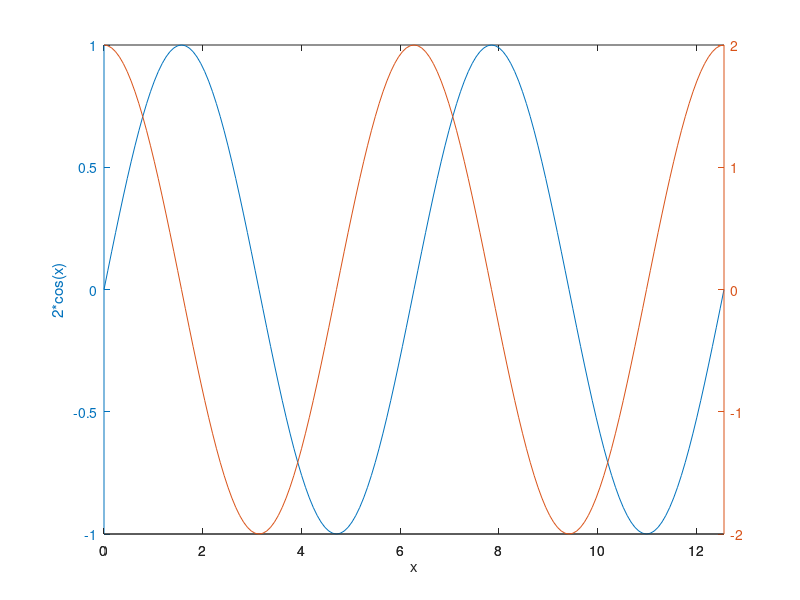

MATLAB code to generate this figure:
clear all

%%%%%%%%%%%%%%%%%%%%%%%%%%%%%%%%%%%%%%%%%%%%%%%%%%%%%%%%%%%%%%%%%%%%%%%%%%%%%%%%

x = 0:pi/40:4*pi;

%%%%%%%%%%%%%%%%%%%%%%%%%%%%%%%%%%%%%%%%%%%%%%%%%%%%%%%%%%%%%%%%%%%%%%%%%%%%%%%%

plot(x,sin(x),'b-*')
hold on
plot(x,cos(x),'r-o')
xlabel('x')
ylabel('sin(x),cos(x)')
title('Sine and cosine functions plot')
legend('sin(x)','cos(x)')
axis([0 4*pi -1.2 1.2])
grid on
hold off

pause

%%%%%%%%%%%%%%%%%%%%%%%%%%%%%%%%%%%%%%%%%%%%%%%%%%%%%%%%%%%%%%%%%%%%%%%%%%%%%%%%

plotyy(x, sin(x), x, 2*cos(x))
xlabel('x')
ylabel('sin(x)')
ylabel('2*cos(x)')